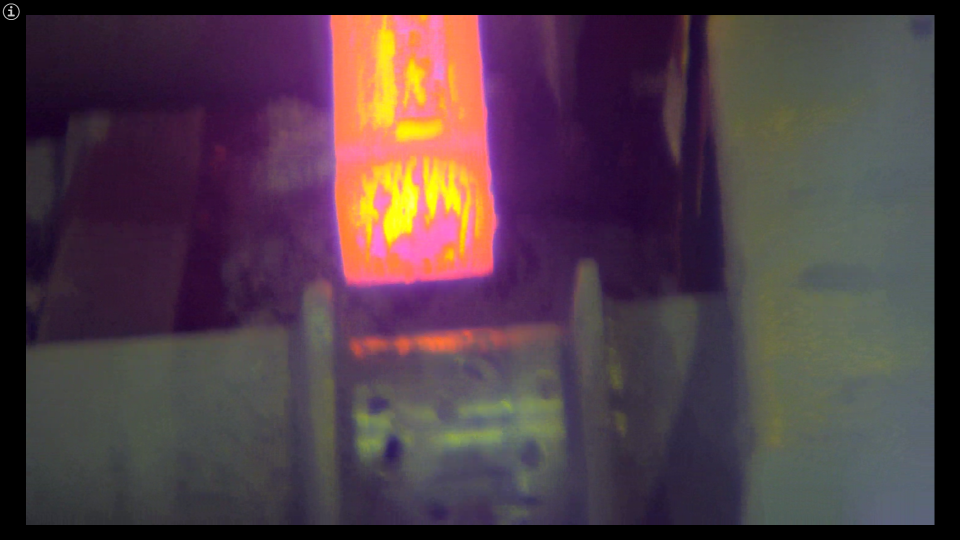
#> input picture img/Captura de pantalla (164).png, 1920 x 1080 px (shown at 1/2 size)
$ python figuras_deteccion.py
#> lines starting #> are read from the running program, lines starting #| are printed output that depends on the picture; after the words box and inside, x2 and y2 are one past the last pixel; in counts of white or black regions, pixels touching at a corner belong together
import cv2
import numpy as np
from sklearn.cluster import DBSCAN

def keep_selected_colors(image, color_ranges):
    hsv = cv2.cvtColor(image, cv2.COLOR_BGR2HSV)
    mask = np.zeros(image.shape[:2], dtype=np.uint8)

    for color_range in color_ranges:
        lower_color = np.array(color_range[0])
        upper_color = np.array(color_range[1])
        color_mask = cv2.inRange(hsv, lower_color, upper_color)
        mask = cv2.bitwise_or(mask, color_mask)

    image_with_selected_colors = cv2.bitwise_and(image, image, mask=mask)
    return image_with_selected_colors

# Cargar la imagen
image = cv2.imread('img/Captura de pantalla (164).png')
#> image is the input picture: shape (1080, 1920, 3); mean B, G, R 70.5, 61.1, 80.5

# Definir los rangos de color para los colores que deseas conservar
selected_color_ranges = [
    #[(10, 100, 100), (10, 255, 255)],  # Rojo
    [(170, 130, 200), (250, 255, 255)]
    #[(25, 100, 100), (35, 255, 255)],  # Amarillo
    #[(140, 100, 100), (160, 255, 255)],  # Morado
    # Agrega más rangos de colores aquí si deseas conservar otros colores
]

# Conservar solo los colores seleccionados en la imagen
image_with_selected_colors = keep_selected_colors(image, selected_color_ranges)
#> in keep_selected_colors, `hsv = cv2.cvtColor(image, cv2.COLOR_BGR2HSV)`: hsv: shape (1080, 1920, 3); mean H, S, V 94.7, 84, 86.5
#> the loop in keep_selected_colors, `for color_range in color_ranges:` made 1 pass
#> pass 1, in keep_selected_colors, `color_mask = cv2.inRange(hsv, lower_color, upper_color)`:
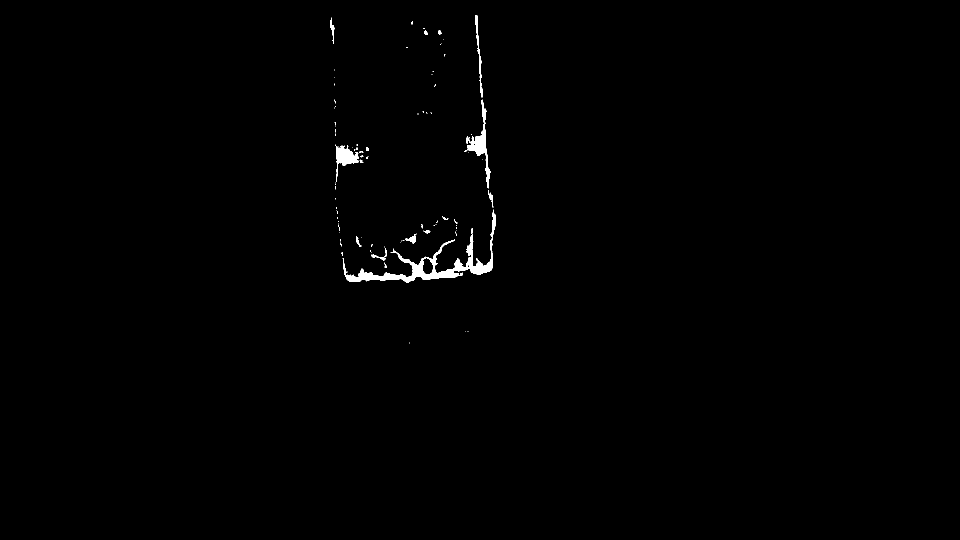
#> color_mask: shape (1080, 1920) (shown at 1/2 size); 0.53% white; 90 white regions (71 under 20 px), largest, box (x1, y1, x2, y2) and area: (685, 419, 992, 565) 6135, (929, 199, 981, 377) 1727, (671, 289, 718, 359) 1265

# Convertir la imagen a escala de grises
gray = cv2.cvtColor(image_with_selected_colors, cv2.COLOR_BGR2GRAY)

# Aplicar detección de contornos
edges = cv2.Canny(gray, 50, 150)
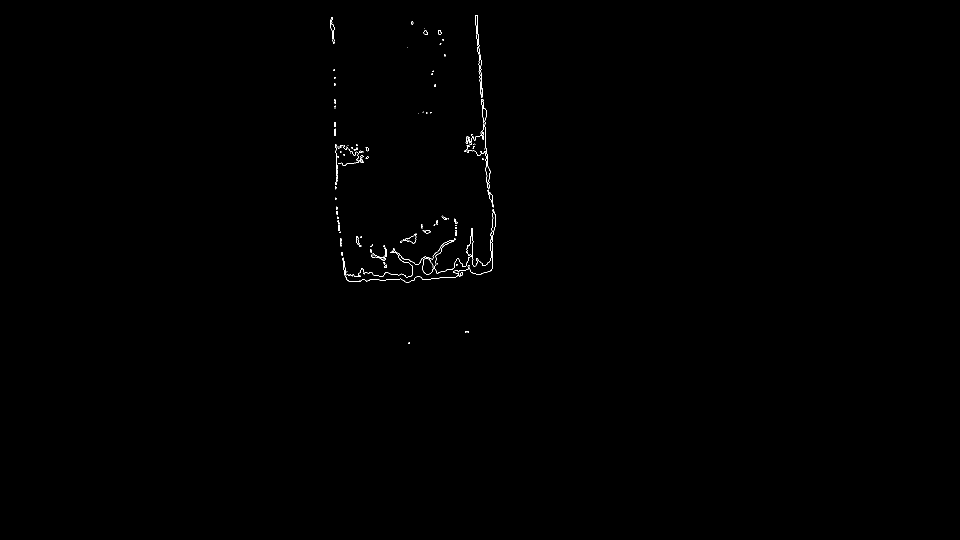
#> edges: shape (1080, 1920) (shown at 1/2 size); 0.2% white in thin lines or dots, all inside (x1, y1, x2, y2) = (661, 30, 992, 688)

# Encontrar los contornos en la imagen
contours, _ = cv2.findContours(edges, cv2.RETR_EXTERNAL, cv2.CHAIN_APPROX_SIMPLE)
#> contours = 131 contours, 113 with area under 20; largest, box (x1, y1, x2, y2) and area: (844, 516, 867, 549) 525, (810, 467, 834, 487) 200, (661, 34, 669, 88) 144, (950, 30, 966, 195) 134, (743, 495, 774, 521) 100

# Función para clasificar las figuras
def classify_shape(contour):
    peri = cv2.arcLength(contour, True)
    approx = cv2.approxPolyDP(contour, 0.04 * peri, True)

    num_vertices = len(approx)

    if num_vertices == 3:
        return "Triangulo"
    elif num_vertices == 4:
        # Verificar si es cuadrado o rectángulo
        x, y, w, h = cv2.boundingRect(approx)
        aspect_ratio = float(w) / h
        if 0.95 <= aspect_ratio <= 1.05:
            return "Cuadrado"
        else:
            return "Rectangulo"
    elif num_vertices == 5:
        return "Pentagono"
    else:
        return "Otro"

# Función para asignar colores a las figuras
def assign_color(shape_type):
    if shape_type == "Triangulo":
        return (0, 255, 0)  # Verde
    elif shape_type == "Cuadrado":
        return (0, 0, 255)  # Rojo
    elif shape_type == "Rectangulo":
        return (255, 0, 0)  # Azul
    elif shape_type == "Pentagono":
        return (255, 255, 0)  # Amarillo
    else:
        return (0, 0, 0)  # Negro

# Dibujar las figuras identificadas en la imagen original
for contour in contours:
    shape_type = classify_shape(contour)
    color = assign_color(shape_type)
    cv2.drawContours(image_with_selected_colors, [contour], -1, color, 2)
#> this loop made 131 passes
#> (peri in classify_shape, num_vertices in classify_shape, shape_type, color) on passes 4, 7, 9, 10, 11, 13, 14, 18, 19, 22, 23, 24: (27.9, 6, 'Otro', (0, 0, 0)), (7.41, 5, 'Pentagono', (255, 255, 0)), (49.8, 7, 'Otro', (0, 0, 0)), (92.43, 6, 'Otro', (0, 0, 0)), (378.2, 5, 'Pentagono', (255, 255, 0)), (27.07, 7, 'Otro', (0, 0, 0)), (38.38, 5, 'Pentagono', (255, 255, 0)), (347.9, 9, 'Otro', (0, 0, 0)), (7.41, 5, 'Pentagono', (255, 255, 0)), (8.24, 6, 'Otro', (0, 0, 0)), (21.66, 6, 'Otro', (0, 0, 0)), (140.1, 5, 'Pentagono', (255, 255, 0))
#> (peri in classify_shape, approx in classify_shape, num_vertices in classify_shape, x in classify_shape, y in classify_shape, w in classify_shape, h in classify_shape, aspect_ratio in classify_shape) on passes 1, 2, 3, 8, 12, 15: (8, [[817, 685], [817, 687], [819, 687], [819, 685]], 4, 817, 685, 3, 3, 1), (8, [[935, 662], [935, 664], [937, 664], [937, 662]], 4, 935, 662, 3, 3, 1), (8, [[930, 662], [930, 664], [932, 664], [932, 662]], 4, 930, 662, 3, 3, 1), (5.41, [[874, 526], [874, 527], [873, 528], [874, 528]], 4, 873, 526, 2, 3, 0.667), (17.41, [[683, 504], [683, 510], [685, 511], [685, 504]], 4, 683, 504, 3, 8, 0.375), (165, [[771, 496], [766, 514], [743, 513], [769, 520]], 4, 743, 496, 29, 25, 1.16)
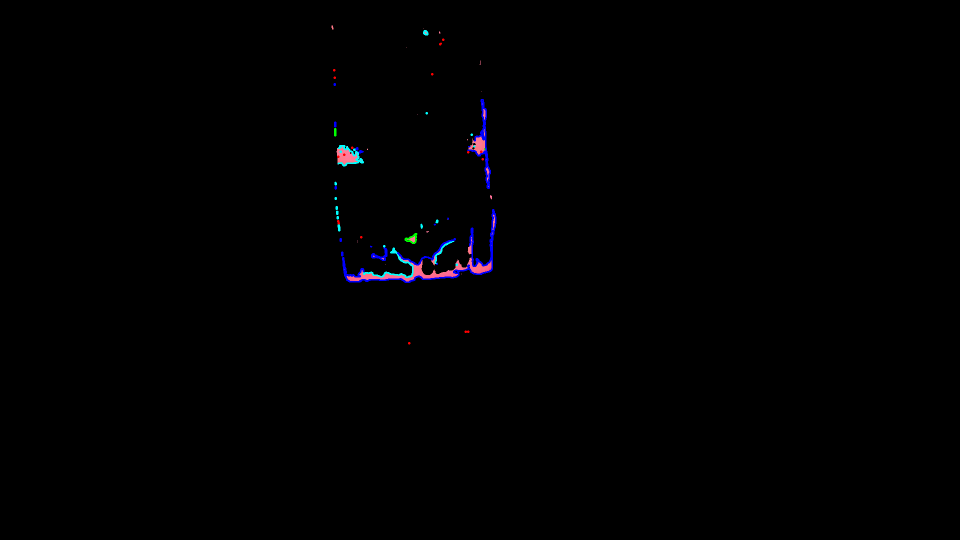
#> image_with_selected_colors: shape (1080, 1920, 3) (shown at 1/2 size); mean B, G, R 1.3, 0.6, 0.7

window_width = 1980
window_height = 720

cv2.namedWindow('Resultado', cv2.WINDOW_NORMAL)
cv2.resizeWindow('Resultado', window_width, window_height)

cv2.imshow('Resultado', image_with_selected_colors)
cv2.waitKey(0)
cv2.destroyAllWindows()

$ run again, with img/Captura de pantalla (160).png copied over img/Captura de pantalla (164).png
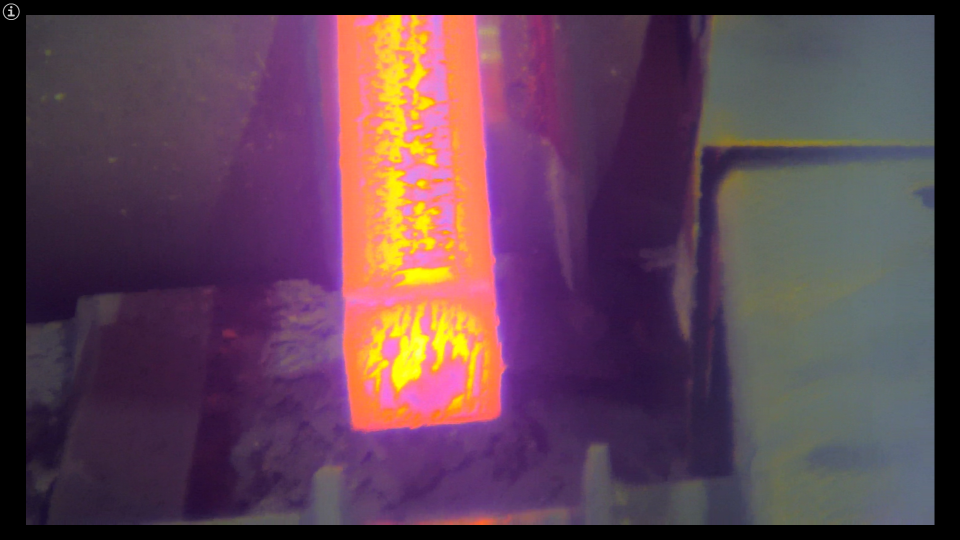
#> input picture img/Captura de pantalla (160).png, 1920 x 1080 px (shown at 1/2 size)
#> image is the input picture: shape (1080, 1920, 3); mean B, G, R 83, 66.4, 95.7
#> hsv: shape (1080, 1920, 3); mean H, S, V 104.8, 95, 103.4
#> the loop in keep_selected_colors, `for color_range in color_ranges:` made 1 pass
#> pass 1, in keep_selected_colors, `color_mask = cv2.inRange(hsv, lower_color, upper_color)`:
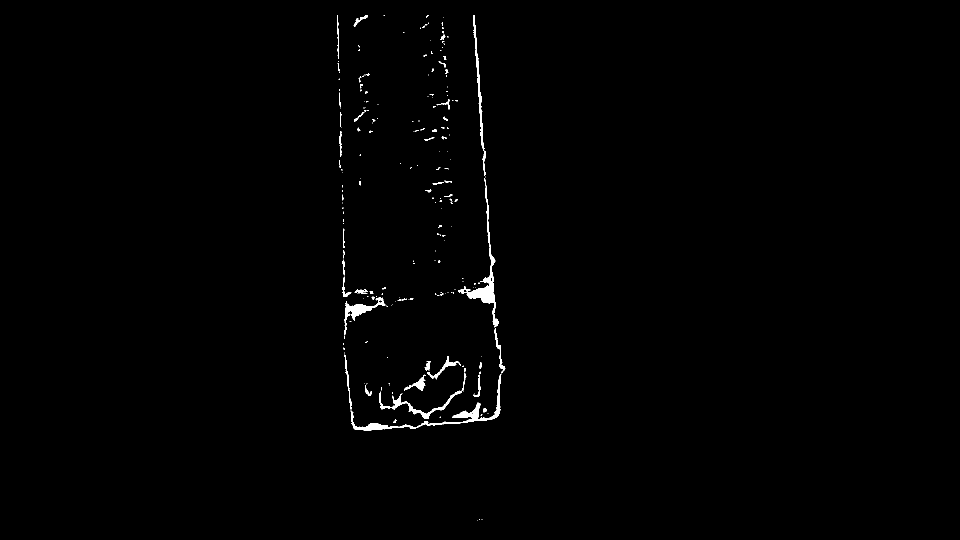
#> color_mask: shape (1080, 1920) (shown at 1/2 size); 0.67% white; 213 white regions (161 under 20 px), largest, box (x1, y1, x2, y2) and area: (701, 748, 1003, 862) 2693, (916, 356, 998, 655) 2560, (758, 745, 933, 838) 1324
#> edges: shape (1080, 1920); 0.37% white in thin lines or dots, all inside (x1, y1, x2, y2) = (674, 29, 1011, 1042)
#> contours = 269 contours, 233 with area under 20; largest, box (x1, y1, x2, y2) and area: (701, 748, 1003, 862) 1420, (945, 30, 972, 352) 1098, (995, 688, 1011, 747) 160, (685, 552, 702, 594) 137, (757, 736, 933, 838) 124
#> the loop `for contour in contours:` made 269 passes
#> (peri in classify_shape, approx in classify_shape, num_vertices in classify_shape, shape_type, color) on passes 9, 10, 14: (0, [[802, 789]], 1, 'Otro', (0, 0, 0)), (0, [[804, 788]], 1, 'Otro', (0, 0, 0)), (2, [[780, 769], [780, 770]], 2, 'Otro', (0, 0, 0))
#> after the loop `for contour in contours:`:
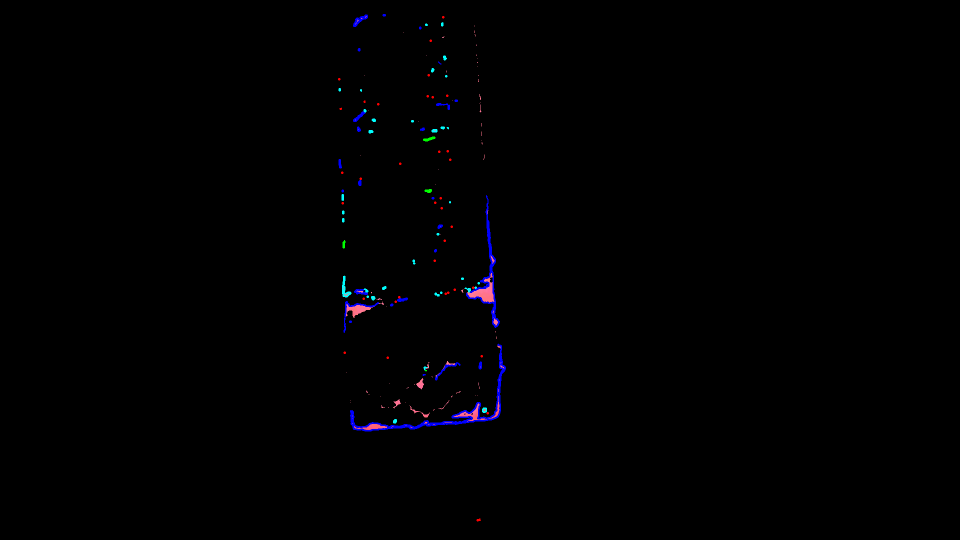
#> image_with_selected_colors: shape (1080, 1920, 3) (shown at 1/2 size); mean B, G, R 1.4, 0.5, 0.6
